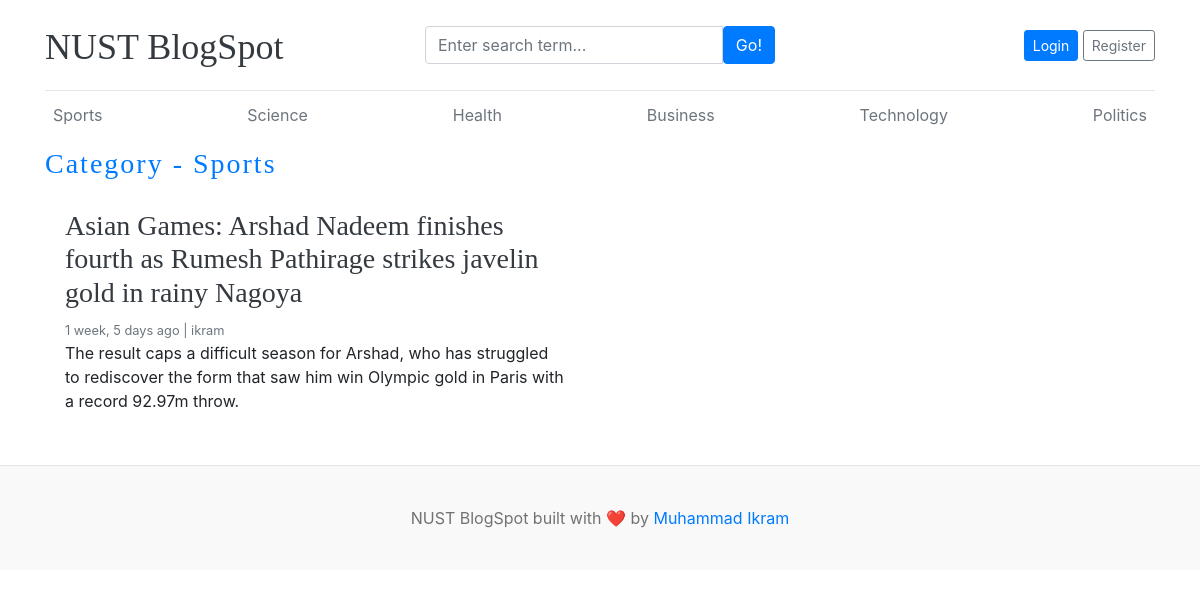
Page /category/1/ on the committed database.
### blog/models.py (models this page shows, shortened)
class Category(models.Model):
    category_name = models.CharField(max_length=50, unique=True)
    created_at = models.DateTimeField(auto_now_add=True)
    updated_at = models.DateTimeField(auto_now=True)
    class Meta:
        verbose_name_plural = 'categories'
    def __str__(self):
        return self.category_name

class Blog(models.Model):
    title = models.CharField(max_length=100)
    slug = models.SlugField(max_length=150, unique=True, blank=True)
    category = models.ForeignKey(Category, on_delete=models.CASCADE)
    author = models.ForeignKey(User, on_delete=models.CASCADE)
    featured_image = models.ImageField(upload_to='uploads/%Y/%m/%d')
    short_description = models.TextField(max_length=500)
    body = models.TextField(max_length=2000)
    status = models.CharField(max_length=20, choices=STATUS_CHOICES, default="Draft")
    is_featured = models.BooleanField(default=False)
    created_at = models.DateTimeField(auto_now_add=True)
    updated_at = models.DateTimeField(auto_now=True)

### blog/views.py (the view)
# urls.py: path('<int:category_id>/', views.posts_by_category, name='posts_by_category')
def posts_by_category(request, category_id):
    posts = Blog.objects.filter(status='Published', category=category_id)
    category = get_object_or_404(Category, pk=category_id)
    context = {
        'posts' : posts,
        'category' : category
    }
    return render(request, 'posts_by_category.html', context)

### blog/context_processors.py (called while the page is built)
def get_categories(request):
    categories = Category.objects.all()
    return dict(categories = categories)

def get_social_links(request):
    social_links = SocialLink.objects.all()
    return dict(social_links = social_links)

### templates/posts_by_category.html
{% extends 'base.html' %}
{% block content %}
<h3 class="text-uppcase text-primary" style="letter-spacing: 2px;">Category - {{category}}</h3>
<div class="row mb-2">
  {% if posts %}
  {% for post in posts %}
  <div class="col-md-6">
    <div class="card border-0">
      <div class="card-body">
        <h3><a href="{% url 'blogs' post.slug %}" class="text-dark">{{post.title}}</a></h3>
        <small class="mb-1 text-muted">{{post.created_at | timesince}} ago | {{post.author}}</small>
        <p class="card-text">{{post.short_description | truncatewords:30 }}</p>
      </div>
    </div>
  </div>
  {% endfor %}
  {% else %}
  <p>No posts found</p>
  {% endif %}
</div>
</div>
{% endblock %}

### templates/base.html (shortened to what this page needs)
{% load static %}
<!DOCTYPE html>
<html lang="en">
<head>
    <link href="https://getbootstrap.com/docs/4.0/dist/css/bootstrap.min.css" rel="stylesheet">
    <link href="{% static 'css/blog.css' %}" rel="stylesheet">
    <link rel="stylesheet" href="https://cdnjs.cloudflare.com/ajax/libs/font-awesome/4.7.0/css/font-awesome.min.css">
</head>
<body>
    <div class="container">
        <header class="blog-header py-3">
            <div class="row flex-nowrap justify-content-between align-items-center">
                <div class="col-4 pt-1">
                    <a class="blog-header-logo text-dark" href="/">NUST BlogSpot</a>
                </div>
                <div class="col-4">
                    <form action="{% url 'search' %}" method="GET">
                        <div class="input-group">
                        <input class="form-control" type="text" name="keyword" value="{{ keyword }}" placeholder="Enter search term..."
                            aria-label="Enter search term..." aria-describedby="button-search" />
                        <button type="submit" class="btn btn-primary" id="button-search" type="button">Go!</button>
                    </div>
                    </form>
                </div>
                <div class="col-4 d-flex justify-content-end align-items-center">
                    {% if not user.is_authenticated %}
                    <a class="btn btn-sm btn-primary" href="{% url 'login' %}">Login</a> &nbsp;
                    <a class="btn btn-sm btn-outline-secondary" href="{% url 'register' %}">Register</a>
                    {% else %}
                        <span><a href="{% url 'dashboard' %}">Dashboard</a></span>
                        &nbsp;
                        &nbsp;
                        &nbsp;
                        <span><a href="{% url 'logout' %}">Logout</a></span>
                    {% endif %}
                </div>
            </div>
        </header>
        <div class="nav-scroller py-1 mb-2">
            <nav class="nav d-flex justify-content-between">
                {% for cat in categories %}
                <a class="p-2 text-muted" href="{% url 'posts_by_category' cat.id %}">{{cat.category_name}}</a>
                {% endfor %}
            </nav>
        </div>
        {% block content %}
        {% endblock %}
         <br>
        <footer class="blog-footer">
            <p>NUST BlogSpot built with ❤️ by <a href="#">Muhammad Ikram</a></p>
        </footer>
</body>
</html>

### blog_main/static/css/blog.css (style rules this page uses)
.blog-header { border-bottom: 1px solid #e5e5e5; }
.blog-header-logo { font-family: "Playfair Display", Georgia, "Times New Roman", serif; font-size: 2.25rem; }
h1, h2, h3, h4, h5, h6 { font-family: "Playfair Display", Georgia, "Times New Roman", serif; }
.blog-footer { padding: 2.5rem 0; color: #727272; text-align: center; background-color: #f9f9f9; border-top: .05rem solid #e5e5e5; }
.blog-footer p:last-child { margin-bottom: 0; }

### rows in the picture
Category: category_name "Sports"
Category: category_name "Science"
Category: category_name "Health"
Category: category_name "Business"
Category: category_name "Technology"
Category: category_name "Politics"
Blog: title "Asian Games: Arshad Nadeem finishes fourth as Rumesh Pathirage strikes javelin gold in rainy Nagoya", created_at "1 week, 5 days", author "ikram", short_description "The result caps a difficult season for Arshad, who has struggled to rediscover the form that saw him win Olympic gold in Paris with a record 92.97m throw."
